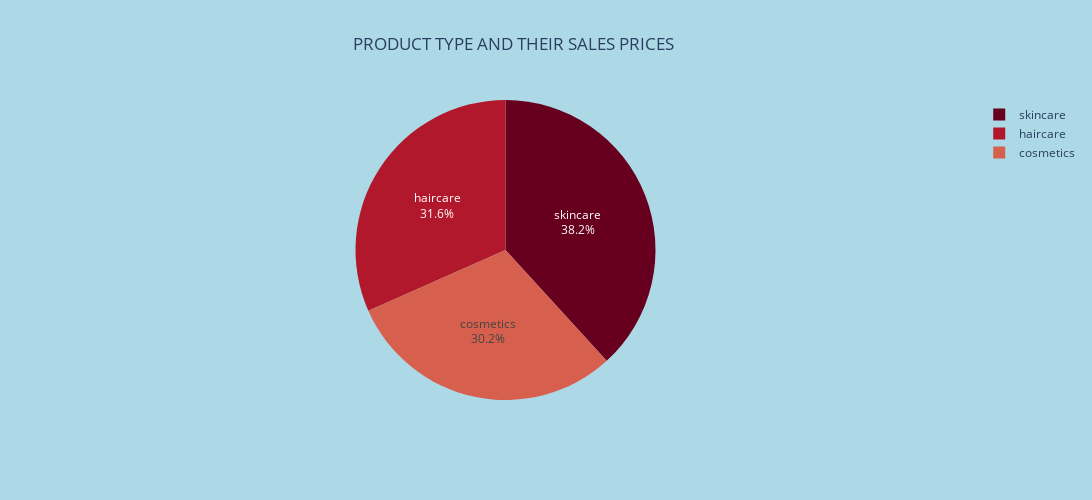

Source (notebook cell):
### Code cell
#calculating the sales price via category
#plotting the graph to show the total sale price via category
x=pr.values
y=pr.index
fig = px.pie(pr, values=x, names=y, color_discrete_sequence=px.colors.sequential.RdBu,title="PRODUCT TYPE AND THEIR SALES PRICES ")
# updating the title
fig.update_layout(title_x=0.47)
#updating the background size and colour of pie chart
fig.update_traces(textposition='inside', textinfo='percent+label')
# adding background color and specifying height nd width
fig.update_layout( 
    autosize=False,
    width=1100,
    height=500,
    margin=dict(
        l=50,
        r=50,
        b=100,
        t=100,
        pad=4
    ),
    paper_bgcolor="lightblue",
)
fig.show()

### Figure 1 — Plotly figure (JSON) as saved in the notebook; plotly's stock layout.template omitted (floating-point values rounded to 4 significant figures)
{"data": [{"domain": {"x": [0, 1], "y": [0, 1]}, "hovertemplate": "Product type=%{label}<br>value=%{value}<extra></extra>", "labels": ["cosmetics", "haircare", "skincare"], "legendgroup": "", "name": "", "showlegend": true, "textinfo": "percent+label", "textposition": "inside", "type": "pie", "values": [1491.0, 1564.0, 1890.0]}], "layout": {"autosize": false, "height": 500, "legend": {"tracegroupgap": 0}, "margin": {"b": 100, "l": 50, "pad": 4, "r": 50, "t": 100}, "paper_bgcolor": "lightblue", "piecolorway": ["rgb(103,0,31)", "rgb(178,24,43)", "rgb(214,96,77)", "rgb(244,165,130)", "rgb(253,219,199)", "rgb(247,247,247)", "rgb(209,229,240)", "rgb(146,197,222)", "rgb(67,147,195)", "rgb(33,102,172)", "rgb(5,48,97)"], "title": {"text": "PRODUCT TYPE AND THEIR SALES PRICES ", "x": 0.47}, "width": 1100}}
